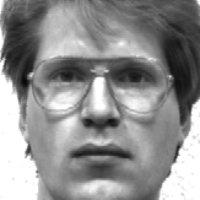
#> input picture AccessControlSystem/Train/0-1.png, 200 x 200 px; its folder holds 4 pictures in this run
$ python MakeTrainROIImg.py
#> lines starting #> are read from the running program, lines starting #| are printed output that depends on the picture
# トレインデータを顔アップの画像にする

import cv2
import Data
import os
import numpy as np

cascadePath = "haarcascade_frontalface_default.xml"
faceCascade = cv2.CascadeClassifier(cascadePath)


def makeTrainROIImg(dirPath, fileName):

#> called with dirPath = './Train/', fileName = '0-1.png'
    images = []
    labels = []

    imgPath = os.path.join(dirPath, fileName)
    # グレースケール
    imgSrc = cv2.imread(imgPath, cv2.IMREAD_GRAYSCALE)
#> imgSrc is the input picture: shape (200, 200); min 8, max 255, mean 143
    # カスケードで顔検知
    faces = faceCascade.detectMultiScale(imgSrc, scaleFactor=1.1, minNeighbors=2, minSize=(30, 30))
#> faces = [[18, 13, 168, 168]]
    # 検出した顔（複数）の領域の処理
    for (x, y, w, h) in faces:
        # 顔領域を取得して200x200(pix)にリサイズ
        ROI = cv2.resize(imgSrc[y: y + h, x: x + w], (200, 200), interpolation=cv2.INTER_LINEAR)
        cv2.imwrite(imgPath, ROI)
#> this loop made 1 pass
#> pass 1, in makeTrainROIImg, `ROI = cv2.resize(imgSrc[y: y + h, x: x + w], (200, 200), interpolation..`:
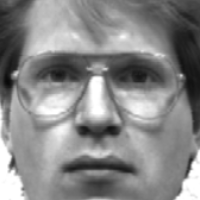
#> ROI: shape (200, 200); min 8, max 255, mean 135.2

trainPath = "./Train/"

for fileName in os.listdir(trainPath):
    makeTrainROIImg(trainPath, fileName)
#> pass 2 of the loop `for fileName in os.listdir(trainPath):`:
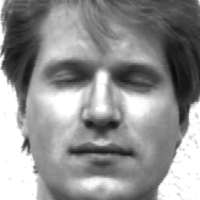
#> input picture AccessControlSystem/Train/0-10.png, 200 x 200 px
#> in makeTrainROIImg, imgSrc is the input picture: shape (200, 200); min 10, max 255, mean 145
#> faces = [[18, 14, 170, 170]]
#> the loop in makeTrainROIImg (call 2), `for (x, y, w, h) in faces:` made 1 pass
#> pass 1, in makeTrainROIImg (call 2), `ROI = cv2.resize(imgSrc[y: y + h, x: x + w], (200, 200), interpolation..`:
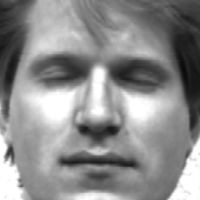
#> ROI: shape (200, 200); min 11, max 255, mean 140.1
#> pass 3 of the loop `for fileName in os.listdir(trainPath):`:
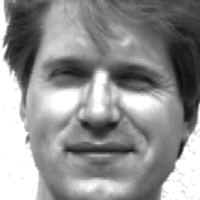
#> input picture AccessControlSystem/Train/0-11.png, 200 x 200 px
#> in makeTrainROIImg, imgSrc is the input picture: shape (200, 200); min 11, max 255, mean 145.1
#> faces = [[14, 13, 172, 172]]
#> the loop in makeTrainROIImg (call 3), `for (x, y, w, h) in faces:` made 1 pass
#> pass 1, in makeTrainROIImg (call 3), `ROI = cv2.resize(imgSrc[y: y + h, x: x + w], (200, 200), interpolation..`:
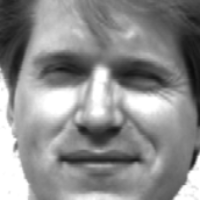
#> ROI: shape (200, 200); min 11, max 255, mean 140.3
#> the loop made 4 passes; the first 3 are shown
